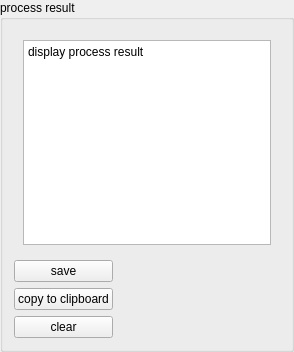
<?xml version="1.0" encoding="UTF-8"?>
<ui version="4.0">
 <class>ResultWidget</class>
 <widget class="QGroupBox" name="ResultWidget">
  <property name="geometry">
   <rect>
    <x>0</x>
    <y>0</y>
    <width>294</width>
    <height>352</height>
   </rect>
  </property>
  <property name="sizePolicy">
   <sizepolicy hsizetype="Expanding" vsizetype="Expanding">
    <horstretch>0</horstretch>
    <verstretch>0</verstretch>
   </sizepolicy>
  </property>
  <property name="windowTitle">
   <string>GroupBox</string>
  </property>
  <property name="title">
   <string>process result</string>
  </property>
  <layout class="QVBoxLayout" name="verticalLayout">
   <item>
    <widget class="QStackedWidget" name="stackedWidget">
     <property name="sizePolicy">
      <sizepolicy hsizetype="Preferred" vsizetype="Preferred">
       <horstretch>0</horstretch>
       <verstretch>0</verstretch>
      </sizepolicy>
     </property>
     <property name="currentIndex">
      <number>0</number>
     </property>
     <widget class="QWidget" name="page_0">
      <property name="sizePolicy">
       <sizepolicy hsizetype="Preferred" vsizetype="Preferred">
        <horstretch>0</horstretch>
        <verstretch>0</verstretch>
       </sizepolicy>
      </property>
      <layout class="QVBoxLayout" name="verticalLayout_4">
       <item>
        <widget class="QPlainTextEdit" name="plainTextEdit_ziFuChuanResult">
         <property name="sizePolicy">
          <sizepolicy hsizetype="Preferred" vsizetype="MinimumExpanding">
           <horstretch>0</horstretch>
           <verstretch>0</verstretch>
          </sizepolicy>
         </property>
         <property name="lineWrapMode">
          <enum>QPlainTextEdit::NoWrap</enum>
         </property>
         <property name="plainText">
          <string>display process result</string>
         </property>
        </widget>
       </item>
      </layout>
     </widget>
     <widget class="QWidget" name="page_1">
      <property name="sizePolicy">
       <sizepolicy hsizetype="Preferred" vsizetype="Preferred">
        <horstretch>0</horstretch>
        <verstretch>0</verstretch>
       </sizepolicy>
      </property>
      <layout class="QVBoxLayout" name="verticalLayout_3">
       <item>
        <widget class="QLabel" name="label_tuPianResult">
         <property name="sizePolicy">
          <sizepolicy hsizetype="Preferred" vsizetype="Preferred">
           <horstretch>0</horstretch>
           <verstretch>0</verstretch>
          </sizepolicy>
         </property>
         <property name="text">
          <string/>
         </property>
        </widget>
       </item>
      </layout>
     </widget>
    </widget>
   </item>
   <item>
    <layout class="QHBoxLayout" name="horizontalLayout">
     <item>
      <layout class="QVBoxLayout" name="verticalLayout_2">
       <item>
        <widget class="QPushButton" name="pushButton_saveToFile">
         <property name="text">
          <string>save</string>
         </property>
        </widget>
       </item>
       <item>
        <widget class="QPushButton" name="pushButton_saveToClipboard">
         <property name="text">
          <string>copy to clipboard</string>
         </property>
        </widget>
       </item>
       <item>
        <widget class="QPushButton" name="pushButton_clear">
         <property name="text">
          <string>clear</string>
         </property>
        </widget>
       </item>
      </layout>
     </item>
     <item>
      <spacer name="horizontalSpacer">
       <property name="orientation">
        <enum>Qt::Horizontal</enum>
       </property>
       <property name="sizeHint" stdset="0">
        <size>
         <width>40</width>
         <height>20</height>
        </size>
       </property>
      </spacer>
     </item>
    </layout>
   </item>
  </layout>
 </widget>
 <resources/>
 <connections>
  <connection>
   <sender>pushButton_clear</sender>
   <signal>clicked()</signal>
   <receiver>plainTextEdit_ziFuChuanResult</receiver>
   <slot>clear()</slot>
   <hints>
    <hint type="sourcelabel">
     <x>51</x>
     <y>191</y>
    </hint>
    <hint type="destinationlabel">
     <x>146</x>
     <y>96</y>
    </hint>
   </hints>
  </connection>
 </connections>
</ui>
